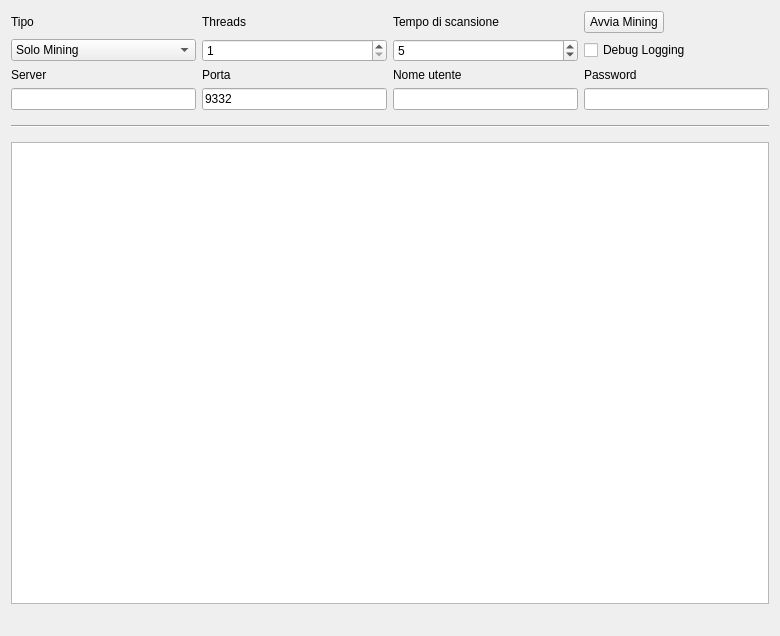
<?xml version="1.0" encoding="UTF-8"?>
<ui version="4.0">
 <class>MiningPage</class>
 <widget class="QWidget" name="MiningPage">
  <property name="geometry">
   <rect>
    <x>0</x>
    <y>0</y>
    <width>780</width>
    <height>636</height>
   </rect>
  </property>
  <property name="windowTitle">
   <string>Mining</string>
  </property>
  <layout class="QGridLayout" name="gridLayout">
   <property name="sizeConstraint">
    <enum>QLayout::SetMaximumSize</enum>
   </property>
   <item row="7" column="1">
    <widget class="QLineEdit" name="serverLine">
     <property name="enabled">
      <bool>true</bool>
     </property>
    </widget>
   </item>
   <item row="6" column="3">
    <widget class="QLabel" name="usernameLabel">
     <property name="enabled">
      <bool>true</bool>
     </property>
     <property name="text">
      <string>Nome utente</string>
     </property>
    </widget>
   </item>
   <item row="6" column="1">
    <widget class="QLabel" name="serverLabel">
     <property name="enabled">
      <bool>true</bool>
     </property>
     <property name="text">
      <string>Server</string>
     </property>
    </widget>
   </item>
   <item row="7" column="3">
    <widget class="QLineEdit" name="usernameLine">
     <property name="enabled">
      <bool>true</bool>
     </property>
     <property name="text">
      <string/>
     </property>
    </widget>
   </item>
   <item row="6" column="4">
    <widget class="QLabel" name="passwordLabel">
     <property name="enabled">
      <bool>true</bool>
     </property>
     <property name="text">
      <string>Password</string>
     </property>
    </widget>
   </item>
   <item row="6" column="2">
    <widget class="QLabel" name="portLabel">
     <property name="enabled">
      <bool>true</bool>
     </property>
     <property name="text">
      <string>Porta</string>
     </property>
    </widget>
   </item>
   <item row="3" column="4">
    <widget class="QPushButton" name="startButton">
     <property name="sizePolicy">
      <sizepolicy hsizetype="Fixed" vsizetype="Fixed">
       <horstretch>0</horstretch>
       <verstretch>0</verstretch>
      </sizepolicy>
     </property>
     <property name="text">
      <string>Avvia Mining</string>
     </property>
    </widget>
   </item>
   <item row="8" column="1" colspan="4">
    <widget class="Line" name="line">
     <property name="sizePolicy">
      <sizepolicy hsizetype="Minimum" vsizetype="Fixed">
       <horstretch>0</horstretch>
       <verstretch>0</verstretch>
      </sizepolicy>
     </property>
     <property name="minimumSize">
      <size>
       <width>0</width>
       <height>20</height>
      </size>
     </property>
     <property name="orientation">
      <enum>Qt::Horizontal</enum>
     </property>
    </widget>
   </item>
   <item row="13" column="1" colspan="4">
    <widget class="QListWidget" name="list">
     <property name="autoScrollMargin">
      <number>100000</number>
     </property>
     <property name="dragDropMode">
      <enum>QAbstractItemView::DragOnly</enum>
     </property>
     <property name="selectionMode">
      <enum>QAbstractItemView::NoSelection</enum>
     </property>
     <property name="movement">
      <enum>QListView::Snap</enum>
     </property>
     <property name="batchSize">
      <number>10</number>
     </property>
    </widget>
   </item>
   <item row="14" column="1" colspan="2">
    <widget class="QLabel" name="shareCount">
     <property name="font">
      <font>
       <pointsize>10</pointsize>
       <weight>75</weight>
       <bold>true</bold>
      </font>
     </property>
     <property name="text">
      <string/>
     </property>
    </widget>
   </item>
   <item row="3" column="3">
    <widget class="QLabel" name="scantimeLabel">
     <property name="enabled">
      <bool>true</bool>
     </property>
     <property name="layoutDirection">
      <enum>Qt::LeftToRight</enum>
     </property>
     <property name="text">
      <string>Tempo di scansione</string>
     </property>
    </widget>
   </item>
   <item row="3" column="2">
    <widget class="QLabel" name="threadsLabel">
     <property name="enabled">
      <bool>true</bool>
     </property>
     <property name="text">
      <string>Threads</string>
     </property>
    </widget>
   </item>
   <item row="4" column="4">
    <widget class="QCheckBox" name="debugCheckBox">
     <property name="text">
      <string>Debug Logging</string>
     </property>
    </widget>
   </item>
   <item row="3" column="1">
    <widget class="QLabel" name="typeLabel">
     <property name="text">
      <string>Tipo</string>
     </property>
    </widget>
   </item>
   <item row="4" column="2">
    <widget class="QSpinBox" name="threadsBox">
     <property name="enabled">
      <bool>true</bool>
     </property>
     <property name="minimum">
      <number>1</number>
     </property>
     <property name="maximum">
      <number>99</number>
     </property>
     <property name="singleStep">
      <number>1</number>
     </property>
    </widget>
   </item>
   <item row="4" column="1">
    <widget class="QComboBox" name="typeBox">
     <property name="editable">
      <bool>false</bool>
     </property>
     <property name="currentIndex">
      <number>0</number>
     </property>
     <item>
      <property name="text">
       <string>Solo Mining</string>
      </property>
     </item>
     <item>
      <property name="text">
       <string>Pool Mining</string>
      </property>
     </item>
    </widget>
   </item>
   <item row="4" column="3">
    <widget class="QSpinBox" name="scantimeBox">
     <property name="enabled">
      <bool>true</bool>
     </property>
     <property name="minimum">
      <number>1</number>
     </property>
     <property name="value">
      <number>5</number>
     </property>
    </widget>
   </item>
   <item row="7" column="2">
    <widget class="QLineEdit" name="portLine">
     <property name="enabled">
      <bool>true</bool>
     </property>
     <property name="text">
      <string>9332</string>
     </property>
     <property name="value" stdset="0">
      <number>9332</number>
     </property>
    </widget>
   </item>
   <item row="7" column="4">
    <widget class="QLineEdit" name="passwordLine">
     <property name="enabled">
      <bool>true</bool>
     </property>
    </widget>
   </item>
   <item row="14" column="3" colspan="2">
    <widget class="QLabel" name="mineSpeedLabel">
     <property name="sizePolicy">
      <sizepolicy hsizetype="Preferred" vsizetype="Preferred">
       <horstretch>0</horstretch>
       <verstretch>0</verstretch>
      </sizepolicy>
     </property>
     <property name="font">
      <font>
       <pointsize>10</pointsize>
       <weight>75</weight>
       <bold>true</bold>
      </font>
     </property>
     <property name="text">
      <string/>
     </property>
     <property name="alignment">
      <set>Qt::AlignRight|Qt::AlignTrailing|Qt::AlignVCenter</set>
     </property>
    </widget>
   </item>
  </layout>
 </widget>
 <layoutdefault spacing="6" margin="11"/>
 <tabstops>
  <tabstop>startButton</tabstop>
  <tabstop>typeBox</tabstop>
  <tabstop>threadsBox</tabstop>
  <tabstop>scantimeBox</tabstop>
  <tabstop>serverLine</tabstop>
  <tabstop>portLine</tabstop>
  <tabstop>usernameLine</tabstop>
  <tabstop>passwordLine</tabstop>
  <tabstop>debugCheckBox</tabstop>
  <tabstop>list</tabstop>
 </tabstops>
 <resources/>
 <connections/>
</ui>
